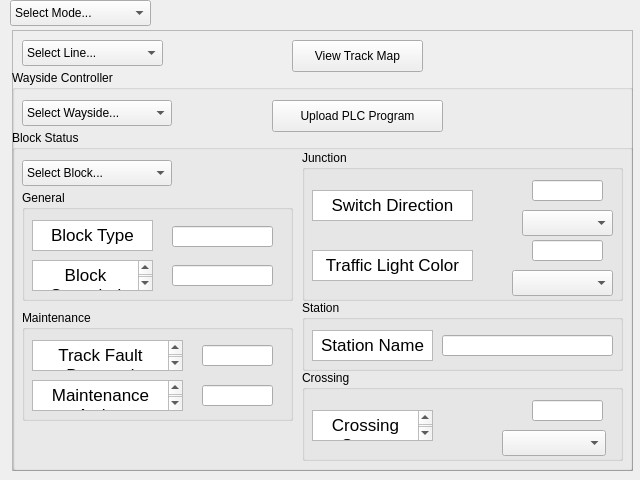
<?xml version="1.0" encoding="UTF-8"?>
<ui version="4.0">
 <class>SWWaysideModule</class>
 <widget class="QMainWindow" name="SWWaysideModule">
  <property name="geometry">
   <rect>
    <x>0</x>
    <y>0</y>
    <width>640</width>
    <height>480</height>
   </rect>
  </property>
  <property name="maximumSize">
   <size>
    <width>1280</width>
    <height>720</height>
   </size>
  </property>
  <property name="font">
   <font>
    <family>Arial</family>
   </font>
  </property>
  <property name="windowTitle">
   <string>SW Wayside</string>
  </property>
  <widget class="QWidget" name="main_widget">
   <widget class="QFrame" name="line_box">
    <property name="geometry">
     <rect>
      <x>12</x>
      <y>30</y>
      <width>621</width>
      <height>441</height>
     </rect>
    </property>
    <property name="font">
     <font>
      <family>Arial</family>
     </font>
    </property>
    <property name="frameShape">
     <enum>QFrame::StyledPanel</enum>
    </property>
    <property name="frameShadow">
     <enum>QFrame::Raised</enum>
    </property>
    <widget class="QPushButton" name="track_map_view_button">
     <property name="geometry">
      <rect>
       <x>280</x>
       <y>10</y>
       <width>131</width>
       <height>32</height>
      </rect>
     </property>
     <property name="font">
      <font>
       <family>Arial</family>
      </font>
     </property>
     <property name="text">
      <string>View Track Map</string>
     </property>
    </widget>
    <widget class="QComboBox" name="line_selection_dropdown">
     <property name="geometry">
      <rect>
       <x>10</x>
       <y>10</y>
       <width>141</width>
       <height>26</height>
      </rect>
     </property>
     <property name="font">
      <font>
       <family>Arial</family>
      </font>
     </property>
     <property name="maxVisibleItems">
      <number>10</number>
     </property>
     <property name="maxCount">
      <number>4</number>
     </property>
     <item>
      <property name="text">
       <string>Select Line...</string>
      </property>
     </item>
     <item>
      <property name="text">
       <string>Red Line</string>
      </property>
     </item>
     <item>
      <property name="text">
       <string>Green Line</string>
      </property>
     </item>
    </widget>
    <widget class="QGroupBox" name="wayside_box">
     <property name="geometry">
      <rect>
       <x>0</x>
       <y>40</y>
       <width>621</width>
       <height>401</height>
      </rect>
     </property>
     <property name="font">
      <font>
       <family>Arial</family>
      </font>
     </property>
     <property name="title">
      <string>Wayside Controller</string>
     </property>
     <widget class="QComboBox" name="wayside_selection_dropdown">
      <property name="geometry">
       <rect>
        <x>10</x>
        <y>30</y>
        <width>150</width>
        <height>26</height>
       </rect>
      </property>
      <property name="font">
       <font>
        <family>Arial</family>
       </font>
      </property>
      <property name="maxCount">
       <number>50</number>
      </property>
      <item>
       <property name="text">
        <string>Select Wayside...</string>
       </property>
      </item>
      <item>
       <property name="text">
        <string>Wayside 1</string>
       </property>
      </item>
      <item>
       <property name="text">
        <string>Wayside 2</string>
       </property>
      </item>
     </widget>
     <widget class="QPushButton" name="upload_plc_program_button">
      <property name="geometry">
       <rect>
        <x>260</x>
        <y>30</y>
        <width>171</width>
        <height>32</height>
       </rect>
      </property>
      <property name="font">
       <font>
        <family>Arial</family>
       </font>
      </property>
      <property name="text">
       <string>Upload PLC Program</string>
      </property>
     </widget>
     <widget class="QGroupBox" name="block_box">
      <property name="geometry">
       <rect>
        <x>0</x>
        <y>60</y>
        <width>621</width>
        <height>341</height>
       </rect>
      </property>
      <property name="font">
       <font>
        <family>Arial</family>
       </font>
      </property>
      <property name="title">
       <string>Block Status</string>
      </property>
      <widget class="QComboBox" name="block_selection_dropdown">
       <property name="geometry">
        <rect>
         <x>10</x>
         <y>30</y>
         <width>150</width>
         <height>26</height>
        </rect>
       </property>
       <property name="font">
        <font>
         <family>Arial</family>
        </font>
       </property>
       <property name="maxCount">
        <number>200</number>
       </property>
       <item>
        <property name="text">
         <string>Select Block...</string>
        </property>
       </item>
      </widget>
      <widget class="QGroupBox" name="general_box">
       <property name="geometry">
        <rect>
         <x>10</x>
         <y>60</y>
         <width>271</width>
         <height>111</height>
        </rect>
       </property>
       <property name="font">
        <font>
         <family>Arial</family>
        </font>
       </property>
       <property name="title">
        <string>General</string>
       </property>
       <widget class="QTextBrowser" name="block_type_label">
        <property name="geometry">
         <rect>
          <x>10</x>
          <y>30</y>
          <width>121</width>
          <height>31</height>
         </rect>
        </property>
        <property name="font">
         <font>
          <family>Arial</family>
         </font>
        </property>
        <property name="html">
         <string>&lt;!DOCTYPE HTML PUBLIC &quot;-//W3C//DTD HTML 4.0//EN&quot; &quot;http://www.w3.org/TR/REC-html40/strict.dtd&quot;&gt;
&lt;html&gt;&lt;head&gt;&lt;meta name=&quot;qrichtext&quot; content=&quot;1&quot; /&gt;&lt;style type=&quot;text/css&quot;&gt;
p, li { white-space: pre-wrap; }
&lt;/style&gt;&lt;/head&gt;&lt;body style=&quot; font-family:'Arial'; font-size:13pt; font-weight:400; font-style:normal;&quot;&gt;
&lt;p align=&quot;center&quot; style=&quot; margin-top:0px; margin-bottom:0px; margin-left:0px; margin-right:0px; -qt-block-indent:0; text-indent:0px;&quot;&gt;&lt;span style=&quot; font-family:'.AppleSystemUIFont';&quot;&gt;Block Type&lt;/span&gt;&lt;/p&gt;&lt;/body&gt;&lt;/html&gt;</string>
        </property>
       </widget>
       <widget class="QTextBrowser" name="block_occupancy_label">
        <property name="geometry">
         <rect>
          <x>10</x>
          <y>70</y>
          <width>121</width>
          <height>31</height>
         </rect>
        </property>
        <property name="font">
         <font>
          <family>Arial</family>
         </font>
        </property>
        <property name="html">
         <string>&lt;!DOCTYPE HTML PUBLIC &quot;-//W3C//DTD HTML 4.0//EN&quot; &quot;http://www.w3.org/TR/REC-html40/strict.dtd&quot;&gt;
&lt;html&gt;&lt;head&gt;&lt;meta name=&quot;qrichtext&quot; content=&quot;1&quot; /&gt;&lt;style type=&quot;text/css&quot;&gt;
p, li { white-space: pre-wrap; }
&lt;/style&gt;&lt;/head&gt;&lt;body style=&quot; font-family:'Arial'; font-size:13pt; font-weight:400; font-style:normal;&quot;&gt;
&lt;p align=&quot;center&quot; style=&quot; margin-top:0px; margin-bottom:0px; margin-left:0px; margin-right:0px; -qt-block-indent:0; text-indent:0px;&quot;&gt;&lt;span style=&quot; font-family:'.AppleSystemUIFont';&quot;&gt;Block Occupied&lt;/span&gt;&lt;/p&gt;&lt;/body&gt;&lt;/html&gt;</string>
        </property>
       </widget>
       <widget class="QLineEdit" name="block_type_value">
        <property name="geometry">
         <rect>
          <x>150</x>
          <y>36</y>
          <width>101</width>
          <height>21</height>
         </rect>
        </property>
        <property name="text">
         <string/>
        </property>
        <property name="alignment">
         <set>Qt::AlignCenter</set>
        </property>
        <property name="readOnly">
         <bool>true</bool>
        </property>
       </widget>
       <widget class="QLineEdit" name="block_occupancy_value">
        <property name="geometry">
         <rect>
          <x>150</x>
          <y>75</y>
          <width>101</width>
          <height>21</height>
         </rect>
        </property>
        <property name="text">
         <string/>
        </property>
        <property name="maxLength">
         <number>5</number>
        </property>
        <property name="alignment">
         <set>Qt::AlignCenter</set>
        </property>
        <property name="readOnly">
         <bool>true</bool>
        </property>
       </widget>
      </widget>
      <widget class="QGroupBox" name="maintenance_box">
       <property name="geometry">
        <rect>
         <x>10</x>
         <y>180</y>
         <width>271</width>
         <height>111</height>
        </rect>
       </property>
       <property name="font">
        <font>
         <family>Arial</family>
        </font>
       </property>
       <property name="title">
        <string>Maintenance</string>
       </property>
       <widget class="QTextBrowser" name="track_fault_label">
        <property name="geometry">
         <rect>
          <x>10</x>
          <y>30</y>
          <width>151</width>
          <height>31</height>
         </rect>
        </property>
        <property name="font">
         <font>
          <family>Arial</family>
         </font>
        </property>
        <property name="html">
         <string>&lt;!DOCTYPE HTML PUBLIC &quot;-//W3C//DTD HTML 4.0//EN&quot; &quot;http://www.w3.org/TR/REC-html40/strict.dtd&quot;&gt;
&lt;html&gt;&lt;head&gt;&lt;meta name=&quot;qrichtext&quot; content=&quot;1&quot; /&gt;&lt;style type=&quot;text/css&quot;&gt;
p, li { white-space: pre-wrap; }
&lt;/style&gt;&lt;/head&gt;&lt;body style=&quot; font-family:'Arial'; font-size:13pt; font-weight:400; font-style:normal;&quot;&gt;
&lt;p align=&quot;center&quot; style=&quot; margin-top:0px; margin-bottom:0px; margin-left:0px; margin-right:0px; -qt-block-indent:0; text-indent:0px;&quot;&gt;&lt;span style=&quot; font-family:'.AppleSystemUIFont';&quot;&gt;Track Fault Detected&lt;/span&gt;&lt;/p&gt;&lt;/body&gt;&lt;/html&gt;</string>
        </property>
       </widget>
       <widget class="QTextBrowser" name="maintenance_active_label">
        <property name="geometry">
         <rect>
          <x>10</x>
          <y>70</y>
          <width>151</width>
          <height>31</height>
         </rect>
        </property>
        <property name="font">
         <font>
          <family>Arial</family>
         </font>
        </property>
        <property name="html">
         <string>&lt;!DOCTYPE HTML PUBLIC &quot;-//W3C//DTD HTML 4.0//EN&quot; &quot;http://www.w3.org/TR/REC-html40/strict.dtd&quot;&gt;
&lt;html&gt;&lt;head&gt;&lt;meta name=&quot;qrichtext&quot; content=&quot;1&quot; /&gt;&lt;style type=&quot;text/css&quot;&gt;
p, li { white-space: pre-wrap; }
&lt;/style&gt;&lt;/head&gt;&lt;body style=&quot; font-family:'Arial'; font-size:13pt; font-weight:400; font-style:normal;&quot;&gt;
&lt;p align=&quot;center&quot; style=&quot; margin-top:0px; margin-bottom:0px; margin-left:0px; margin-right:0px; -qt-block-indent:0; text-indent:0px;&quot;&gt;&lt;span style=&quot; font-family:'.AppleSystemUIFont';&quot;&gt;Maintenance Active&lt;/span&gt;&lt;/p&gt;&lt;/body&gt;&lt;/html&gt;</string>
        </property>
       </widget>
       <widget class="QLineEdit" name="track_fault_value">
        <property name="geometry">
         <rect>
          <x>180</x>
          <y>35</y>
          <width>71</width>
          <height>21</height>
         </rect>
        </property>
        <property name="text">
         <string/>
        </property>
        <property name="maxLength">
         <number>5</number>
        </property>
        <property name="alignment">
         <set>Qt::AlignCenter</set>
        </property>
        <property name="readOnly">
         <bool>true</bool>
        </property>
       </widget>
       <widget class="QLineEdit" name="maintenance_active_value">
        <property name="geometry">
         <rect>
          <x>180</x>
          <y>75</y>
          <width>71</width>
          <height>21</height>
         </rect>
        </property>
        <property name="text">
         <string/>
        </property>
        <property name="maxLength">
         <number>5</number>
        </property>
        <property name="alignment">
         <set>Qt::AlignCenter</set>
        </property>
        <property name="readOnly">
         <bool>true</bool>
        </property>
       </widget>
      </widget>
      <widget class="QGroupBox" name="station_box">
       <property name="geometry">
        <rect>
         <x>290</x>
         <y>170</y>
         <width>321</width>
         <height>71</height>
        </rect>
       </property>
       <property name="font">
        <font>
         <family>Arial</family>
        </font>
       </property>
       <property name="title">
        <string>Station</string>
       </property>
       <widget class="QTextBrowser" name="station_name_label">
        <property name="geometry">
         <rect>
          <x>10</x>
          <y>30</y>
          <width>121</width>
          <height>31</height>
         </rect>
        </property>
        <property name="font">
         <font>
          <family>Arial</family>
         </font>
        </property>
        <property name="html">
         <string>&lt;!DOCTYPE HTML PUBLIC &quot;-//W3C//DTD HTML 4.0//EN&quot; &quot;http://www.w3.org/TR/REC-html40/strict.dtd&quot;&gt;
&lt;html&gt;&lt;head&gt;&lt;meta name=&quot;qrichtext&quot; content=&quot;1&quot; /&gt;&lt;style type=&quot;text/css&quot;&gt;
p, li { white-space: pre-wrap; }
&lt;/style&gt;&lt;/head&gt;&lt;body style=&quot; font-family:'Arial'; font-size:13pt; font-weight:400; font-style:normal;&quot;&gt;
&lt;p align=&quot;center&quot; style=&quot; margin-top:0px; margin-bottom:0px; margin-left:0px; margin-right:0px; -qt-block-indent:0; text-indent:0px;&quot;&gt;&lt;span style=&quot; font-family:'.AppleSystemUIFont';&quot;&gt;Station Name&lt;/span&gt;&lt;/p&gt;&lt;/body&gt;&lt;/html&gt;</string>
        </property>
       </widget>
       <widget class="QLineEdit" name="station_name_value">
        <property name="geometry">
         <rect>
          <x>140</x>
          <y>35</y>
          <width>171</width>
          <height>21</height>
         </rect>
        </property>
        <property name="text">
         <string/>
        </property>
        <property name="alignment">
         <set>Qt::AlignCenter</set>
        </property>
        <property name="readOnly">
         <bool>true</bool>
        </property>
       </widget>
      </widget>
      <widget class="QGroupBox" name="crossing_box">
       <property name="geometry">
        <rect>
         <x>290</x>
         <y>240</y>
         <width>321</width>
         <height>91</height>
        </rect>
       </property>
       <property name="font">
        <font>
         <family>Arial</family>
        </font>
       </property>
       <property name="title">
        <string>Crossing</string>
       </property>
       <widget class="QComboBox" name="crossing_status_dropdown">
        <property name="geometry">
         <rect>
          <x>200</x>
          <y>60</y>
          <width>104</width>
          <height>26</height>
         </rect>
        </property>
        <property name="font">
         <font>
          <family>Arial</family>
         </font>
        </property>
        <property name="maxCount">
         <number>2</number>
        </property>
       </widget>
       <widget class="QTextBrowser" name="crossing_status_label">
        <property name="geometry">
         <rect>
          <x>10</x>
          <y>40</y>
          <width>121</width>
          <height>31</height>
         </rect>
        </property>
        <property name="font">
         <font>
          <family>Arial</family>
         </font>
        </property>
        <property name="html">
         <string>&lt;!DOCTYPE HTML PUBLIC &quot;-//W3C//DTD HTML 4.0//EN&quot; &quot;http://www.w3.org/TR/REC-html40/strict.dtd&quot;&gt;
&lt;html&gt;&lt;head&gt;&lt;meta name=&quot;qrichtext&quot; content=&quot;1&quot; /&gt;&lt;style type=&quot;text/css&quot;&gt;
p, li { white-space: pre-wrap; }
&lt;/style&gt;&lt;/head&gt;&lt;body style=&quot; font-family:'Arial'; font-size:13pt; font-weight:400; font-style:normal;&quot;&gt;
&lt;p align=&quot;center&quot; style=&quot; margin-top:0px; margin-bottom:0px; margin-left:0px; margin-right:0px; -qt-block-indent:0; text-indent:0px;&quot;&gt;&lt;span style=&quot; font-family:'.AppleSystemUIFont';&quot;&gt;Crossing Status&lt;/span&gt;&lt;/p&gt;&lt;/body&gt;&lt;/html&gt;</string>
        </property>
       </widget>
       <widget class="QLineEdit" name="crossing_status_value">
        <property name="geometry">
         <rect>
          <x>230</x>
          <y>30</y>
          <width>71</width>
          <height>21</height>
         </rect>
        </property>
        <property name="text">
         <string/>
        </property>
        <property name="maxLength">
         <number>5</number>
        </property>
        <property name="alignment">
         <set>Qt::AlignCenter</set>
        </property>
        <property name="readOnly">
         <bool>true</bool>
        </property>
       </widget>
      </widget>
      <widget class="QGroupBox" name="junction_box">
       <property name="geometry">
        <rect>
         <x>290</x>
         <y>20</y>
         <width>321</width>
         <height>151</height>
        </rect>
       </property>
       <property name="font">
        <font>
         <family>Arial</family>
        </font>
       </property>
       <property name="title">
        <string>Junction</string>
       </property>
       <widget class="QComboBox" name="switch_direction_dropdown">
        <property name="geometry">
         <rect>
          <x>220</x>
          <y>60</y>
          <width>91</width>
          <height>26</height>
         </rect>
        </property>
        <property name="font">
         <font>
          <family>Arial</family>
         </font>
        </property>
        <property name="maxCount">
         <number>5</number>
        </property>
       </widget>
       <widget class="QTextBrowser" name="switch_direction_label">
        <property name="geometry">
         <rect>
          <x>10</x>
          <y>40</y>
          <width>161</width>
          <height>31</height>
         </rect>
        </property>
        <property name="font">
         <font>
          <family>Arial</family>
         </font>
        </property>
        <property name="html">
         <string>&lt;!DOCTYPE HTML PUBLIC &quot;-//W3C//DTD HTML 4.0//EN&quot; &quot;http://www.w3.org/TR/REC-html40/strict.dtd&quot;&gt;
&lt;html&gt;&lt;head&gt;&lt;meta name=&quot;qrichtext&quot; content=&quot;1&quot; /&gt;&lt;style type=&quot;text/css&quot;&gt;
p, li { white-space: pre-wrap; }
&lt;/style&gt;&lt;/head&gt;&lt;body style=&quot; font-family:'Arial'; font-size:13pt; font-weight:400; font-style:normal;&quot;&gt;
&lt;p align=&quot;center&quot; style=&quot; margin-top:0px; margin-bottom:0px; margin-left:0px; margin-right:0px; -qt-block-indent:0; text-indent:0px;&quot;&gt;&lt;span style=&quot; font-family:'.AppleSystemUIFont';&quot;&gt;Switch Direction&lt;/span&gt;&lt;/p&gt;&lt;/body&gt;&lt;/html&gt;</string>
        </property>
       </widget>
       <widget class="QTextBrowser" name="traffic_light_color_label">
        <property name="geometry">
         <rect>
          <x>10</x>
          <y>100</y>
          <width>161</width>
          <height>31</height>
         </rect>
        </property>
        <property name="font">
         <font>
          <family>Arial</family>
         </font>
        </property>
        <property name="html">
         <string>&lt;!DOCTYPE HTML PUBLIC &quot;-//W3C//DTD HTML 4.0//EN&quot; &quot;http://www.w3.org/TR/REC-html40/strict.dtd&quot;&gt;
&lt;html&gt;&lt;head&gt;&lt;meta name=&quot;qrichtext&quot; content=&quot;1&quot; /&gt;&lt;style type=&quot;text/css&quot;&gt;
p, li { white-space: pre-wrap; }
&lt;/style&gt;&lt;/head&gt;&lt;body style=&quot; font-family:'Arial'; font-size:13pt; font-weight:400; font-style:normal;&quot;&gt;
&lt;p align=&quot;center&quot; style=&quot; margin-top:0px; margin-bottom:0px; margin-left:0px; margin-right:0px; -qt-block-indent:0; text-indent:0px;&quot;&gt;&lt;span style=&quot; font-family:'.AppleSystemUIFont';&quot;&gt;Traffic Light Color&lt;/span&gt;&lt;/p&gt;&lt;/body&gt;&lt;/html&gt;</string>
        </property>
       </widget>
       <widget class="QComboBox" name="traffic_light_color_dropdown">
        <property name="geometry">
         <rect>
          <x>210</x>
          <y>120</y>
          <width>101</width>
          <height>26</height>
         </rect>
        </property>
        <property name="font">
         <font>
          <family>Arial</family>
         </font>
        </property>
        <property name="maxCount">
         <number>3</number>
        </property>
       </widget>
       <widget class="QLineEdit" name="traffic_light_color_value">
        <property name="geometry">
         <rect>
          <x>230</x>
          <y>90</y>
          <width>71</width>
          <height>21</height>
         </rect>
        </property>
        <property name="text">
         <string/>
        </property>
        <property name="maxLength">
         <number>5</number>
        </property>
        <property name="alignment">
         <set>Qt::AlignCenter</set>
        </property>
        <property name="readOnly">
         <bool>true</bool>
        </property>
       </widget>
       <widget class="QLineEdit" name="switch_direction_value">
        <property name="geometry">
         <rect>
          <x>230</x>
          <y>30</y>
          <width>71</width>
          <height>21</height>
         </rect>
        </property>
        <property name="text">
         <string/>
        </property>
        <property name="maxLength">
         <number>5</number>
        </property>
        <property name="alignment">
         <set>Qt::AlignCenter</set>
        </property>
        <property name="readOnly">
         <bool>true</bool>
        </property>
       </widget>
      </widget>
     </widget>
    </widget>
   </widget>
   <widget class="QComboBox" name="mode_selection_dropdown">
    <property name="geometry">
     <rect>
      <x>10</x>
      <y>0</y>
      <width>141</width>
      <height>26</height>
     </rect>
    </property>
    <property name="font">
     <font>
      <family>Arial</family>
     </font>
    </property>
    <property name="maxCount">
     <number>3</number>
    </property>
    <item>
     <property name="text">
      <string>Select Mode...</string>
     </property>
    </item>
    <item>
     <property name="text">
      <string>Manual</string>
     </property>
    </item>
    <item>
     <property name="text">
      <string>Automatic</string>
     </property>
    </item>
   </widget>
  </widget>
 </widget>
 <resources/>
 <connections/>
</ui>
